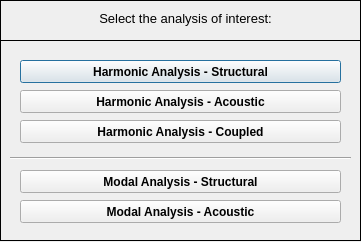
<?xml version="1.0" encoding="UTF-8"?>
<ui version="4.0">
 <class>Dialog</class>
 <widget class="QDialog" name="Dialog">
  <property name="windowModality">
   <enum>Qt::NonModal</enum>
  </property>
  <property name="geometry">
   <rect>
    <x>0</x>
    <y>0</y>
    <width>361</width>
    <height>242</height>
   </rect>
  </property>
  <property name="sizePolicy">
   <sizepolicy hsizetype="Fixed" vsizetype="Fixed">
    <horstretch>0</horstretch>
    <verstretch>0</verstretch>
   </sizepolicy>
  </property>
  <property name="contextMenuPolicy">
   <enum>Qt::DefaultContextMenu</enum>
  </property>
  <property name="windowTitle">
   <string>Select Analysis Type </string>
  </property>
  <property name="windowIcon">
   <iconset>
    <normaloff>../../../../../../Downloads/load - Copia.png</normaloff>../../../../../../Downloads/load - Copia.png</iconset>
  </property>
  <property name="whatsThis">
   <string/>
  </property>
  <widget class="QWidget" name="widget" native="true">
   <property name="geometry">
    <rect>
     <x>0</x>
     <y>0</y>
     <width>361</width>
     <height>241</height>
    </rect>
   </property>
   <property name="font">
    <font>
     <kerning>true</kerning>
    </font>
   </property>
   <widget class="QFrame" name="frame">
    <property name="geometry">
     <rect>
      <x>0</x>
      <y>0</y>
      <width>361</width>
      <height>41</height>
     </rect>
    </property>
    <property name="frameShape">
     <enum>QFrame::Box</enum>
    </property>
    <property name="frameShadow">
     <enum>QFrame::Plain</enum>
    </property>
    <property name="lineWidth">
     <number>1</number>
    </property>
    <widget class="QLabel" name="label">
     <property name="geometry">
      <rect>
       <x>10</x>
       <y>10</y>
       <width>351</width>
       <height>16</height>
      </rect>
     </property>
     <property name="font">
      <font>
       <pointsize>10</pointsize>
       <italic>false</italic>
      </font>
     </property>
     <property name="text">
      <string>Select the analysis of interest:</string>
     </property>
     <property name="textFormat">
      <enum>Qt::AutoText</enum>
     </property>
     <property name="alignment">
      <set>Qt::AlignCenter</set>
     </property>
    </widget>
   </widget>
   <widget class="QFrame" name="frame_2">
    <property name="geometry">
     <rect>
      <x>0</x>
      <y>40</y>
      <width>361</width>
      <height>201</height>
     </rect>
    </property>
    <property name="frameShape">
     <enum>QFrame::Box</enum>
    </property>
    <property name="frameShadow">
     <enum>QFrame::Plain</enum>
    </property>
    <widget class="QPushButton" name="pushButton_harmonic_structural">
     <property name="geometry">
      <rect>
       <x>20</x>
       <y>20</y>
       <width>321</width>
       <height>23</height>
      </rect>
     </property>
     <property name="font">
      <font>
       <weight>75</weight>
       <bold>true</bold>
      </font>
     </property>
     <property name="text">
      <string>Harmonic Analysis - Structural</string>
     </property>
     <property name="icon">
      <iconset>
       <activeon>../../../../../../Downloads/load.png</activeon>
      </iconset>
     </property>
     <property name="shortcut">
      <string/>
     </property>
     <property name="autoDefault">
      <bool>true</bool>
     </property>
     <property name="default">
      <bool>false</bool>
     </property>
     <property name="flat">
      <bool>false</bool>
     </property>
    </widget>
    <widget class="QPushButton" name="pushButton_harmonic_acoustic">
     <property name="geometry">
      <rect>
       <x>20</x>
       <y>50</y>
       <width>321</width>
       <height>23</height>
      </rect>
     </property>
     <property name="font">
      <font>
       <weight>75</weight>
       <bold>true</bold>
      </font>
     </property>
     <property name="text">
      <string>Harmonic Analysis - Acoustic</string>
     </property>
    </widget>
    <widget class="QPushButton" name="pushButton_harmonic_coupled">
     <property name="geometry">
      <rect>
       <x>20</x>
       <y>80</y>
       <width>321</width>
       <height>23</height>
      </rect>
     </property>
     <property name="font">
      <font>
       <weight>75</weight>
       <bold>true</bold>
      </font>
     </property>
     <property name="text">
      <string>Harmonic Analysis - Coupled</string>
     </property>
    </widget>
    <widget class="QPushButton" name="pushButton_modal_structural">
     <property name="geometry">
      <rect>
       <x>20</x>
       <y>130</y>
       <width>321</width>
       <height>23</height>
      </rect>
     </property>
     <property name="font">
      <font>
       <weight>75</weight>
       <bold>true</bold>
      </font>
     </property>
     <property name="text">
      <string>Modal Analysis - Structural</string>
     </property>
    </widget>
    <widget class="QPushButton" name="pushButton_modal_acoustic">
     <property name="geometry">
      <rect>
       <x>20</x>
       <y>160</y>
       <width>321</width>
       <height>23</height>
      </rect>
     </property>
     <property name="font">
      <font>
       <weight>75</weight>
       <bold>true</bold>
      </font>
     </property>
     <property name="text">
      <string>Modal Analysis - Acoustic</string>
     </property>
    </widget>
    <widget class="Line" name="line">
     <property name="geometry">
      <rect>
       <x>10</x>
       <y>110</y>
       <width>341</width>
       <height>16</height>
      </rect>
     </property>
     <property name="orientation">
      <enum>Qt::Horizontal</enum>
     </property>
    </widget>
   </widget>
  </widget>
 </widget>
 <resources/>
 <connections/>
</ui>
